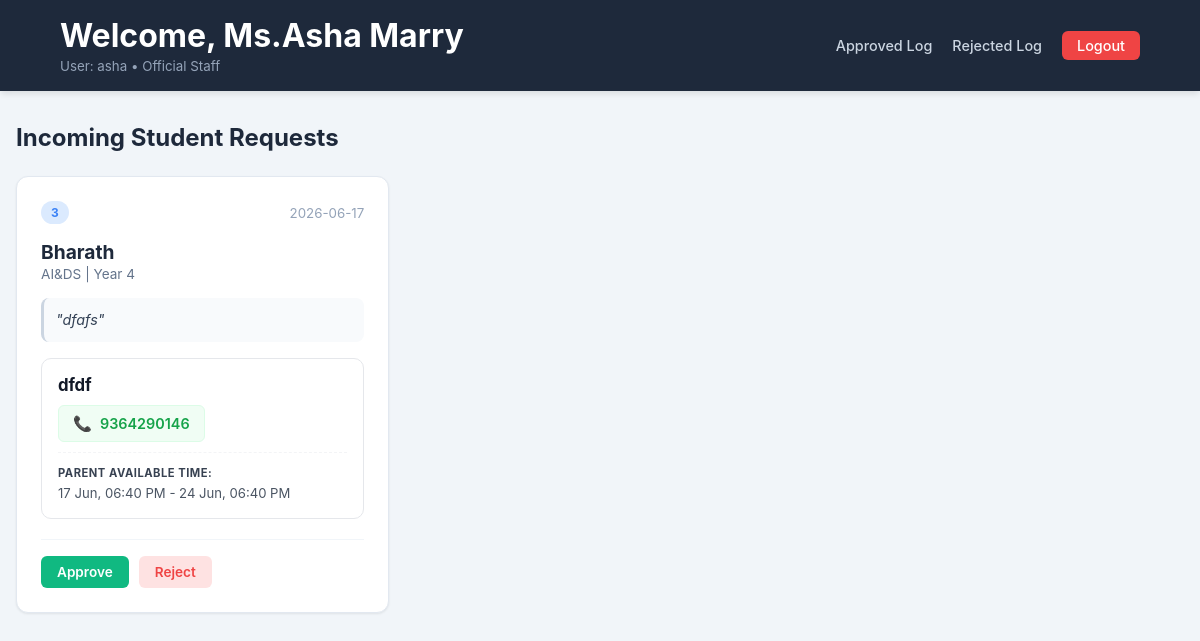
Page /staff_page/1 (signed in) on the earlier database version.
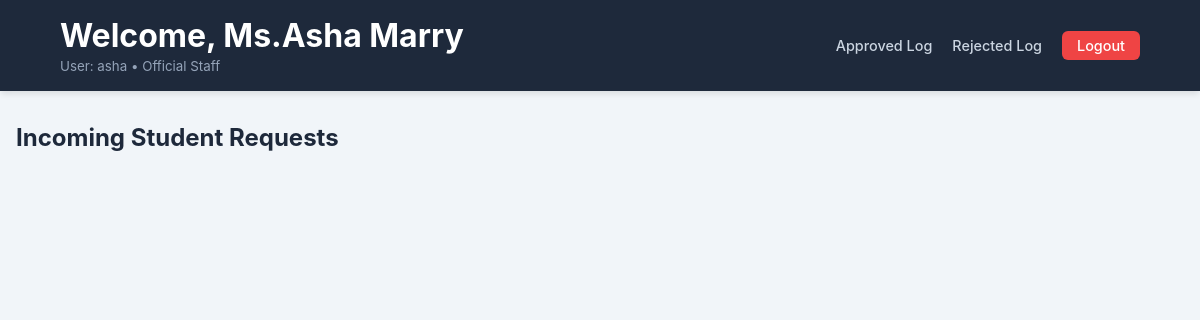
Same page on the later database version.
### app.py (models this page shows, shortened)
class Letter(db.Model):
    id = db.Column(db.Integer, primary_key=True)
    student_name = db.Column(db.String(50))
    student_department = db.Column(db.String(60))
    student_year = db.Column(db.String(10))
    student_college = db.Column(db.String(100))
    category = db.Column(db.String(50))  # e.g., 'Staff, HOD, Warden'
    nameSelection = db.Column(db.String(50))
    letter_content = db.Column(db.Text)   # The main body text
    request_category = db.Column(db.String(50))
    request_date = db.Column(db.String(20)) # The date string from the form
    parent_name = db.Column(db.String(100))
    parent_no = db.Column(db.Integer)
    parent_start_time = db.Column(db.DateTime)
    parent_end_time = db.Column(db.DateTime)
    status = db.Column(db.String(20), default='Progress') # Pending, Approved, Rejected
    student_id = db.Column(db.Integer, db.ForeignKey('student.id'))
    created_at = db.Column(db.DateTime, default=datetime.utcnow)

### app.py (the view)
@app.route('/staff_page/<int:id>',methods=['GET','POST'])
@login_required
def staff_page(id) :
    if current_user.id != id:
        return render_template('error_page.html')
    staff = Staff.query.get_or_404(id)
    letters = Letter.query.filter_by(nameSelection=staff.name).all()
    return render_template('staff_page.html',staff=staff,letters=letters)

### app.py (called while the page is built, shortened)
@login_manager.user_loader
def load_user(user_id):
    uid = int(user_id)
    user = User.query.get(uid)
    if user:
        return user

### templates/staff_page.html (shortened to what this page needs)
<!DOCTYPE html>
<html lang="en">
<head>
</head>
<body>
    <header class="dashboard-header">
        <div class="profile-info">
            <h1>Welcome, {{ staff.name }}</h1>
            <small style="color: #94a3b8;">User: {{ staff.username }} • Official Staff</small>
        </div>
        <nav class="nav-group">
            <a href="/staff_page/approval_letters/{{ staff.id }}">Approved Log</a>
            <a href="/staff_page/rejected_letters/{{ staff.id }}">Rejected Log</a>
            <a href="/logout" class="logout-btn">Logout</a>
        </nav>
    </header>
    <div class="dashboard-container">
        <main class="content">
            <h2>Incoming Student Requests</h2>
            <div class="letter-grid">
                {% for l in letters %}
                {% if l.student_department == staff.department and l.nameSelection == staff.name and l.status ==
                'Pending Staff' %}
                <div class="letter-card">
                    <div class="card-header">
                        <span class="category-badge">{{ l.id }}</span>
                        <small style="color: #94a3b8;">{{ l.created_at.strftime('%Y-%m-%d') }}</small>
                    </div>
                    <div class="student-info">
                        <h3>{{ l.student_name }}</h3>
                        <p>{{ l.student_department }} | Year {{ l.student_year }}</p>
                    </div>
                    <div class="letter-body">
                        <p class="content-text">"{{ l.letter_content }}"</p>
                    </div>
                    <div class="meta-info">
                        <p>{{ l.parent_name }}</p>
                        <div class="contact-action-container">
                            <a href="tel:{{ l.parent_no }}" class="phone-call-btn" title="Click to Call">
                                <span class="phone-icon">📞</span>
                                <span class="phone-number-text">{{ l.parent_no }}</span>
                            </a>
                        </div>
                        <p>
                            <strong>Parent Available Time:</strong><br>
                            {{ l.parent_start_time.strftime('%d %b, %I:%M %p') }} - {{ l.parent_end_time.strftime('%d
                            %b, %I:%M %p') }}
                        </p>
                    </div>
                    <div class="card-footer">
                        <div class="action-buttons">
                            <a class="btn approve" href="{{ url_for('staff_approval_letter', id=l.id) }}"
                                onclick="return confirm('Approve this request?');">Approve</a>
                            <a class="btn reject" href="{{ url_for('staff_reject_letter', id=l.id) }}"
                                onclick="return confirm('Reject this request?');">Reject</a>
                        </div>
                    </div>
                </div>
                {% endif %}
                {% endfor %}
            </div>
        </main>
    </div>
</body>
</html>

Differences in the rows shown:
no longer on this page (row edited): Letter: id "3", created_at "2026-06-17", student_name "Bharath", student_department "AI&DS", student_year "4", letter_content "dfafs", parent_name "dfdf", parent_no "9364290146", parent_start_time "17 Jun, 06:40 PM", parent_end_time "24 Jun, 06:40 PM"
